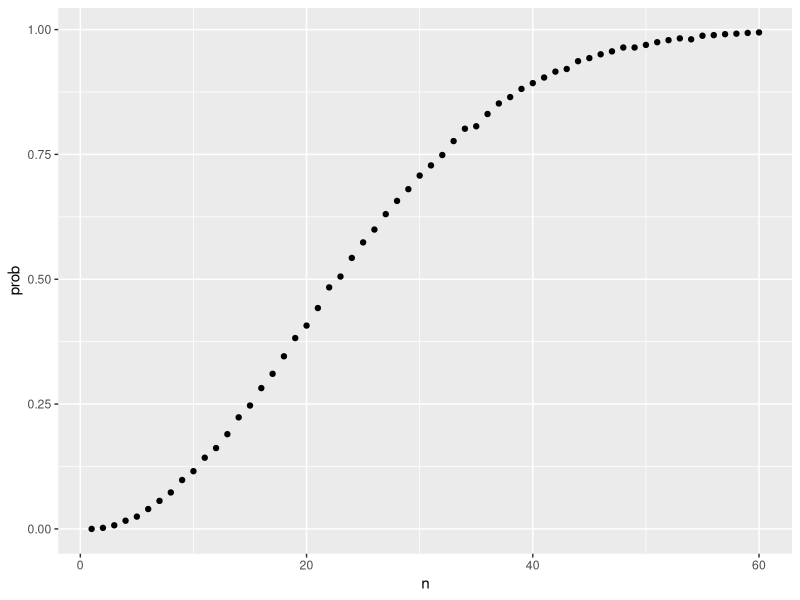

R code for this plot:
# checking for duplicated birthdays in one 50 person group
library(tidyverse)

n <- 50
bdays <- sample(1:365, n, replace = TRUE)    # generate n random birthdays
any(duplicated(bdays))    # check if any birthdays are duplicated
#[1] TRUE <- however, it depend on the chance

# Monte Carlo simulation with B=10000 replicates
B <- 10000
results <- replicate(B, {    # returns vector of B logical values
  bdays <- sample(1:365, n, replace = TRUE)
  any(duplicated(bdays))
})
mean(results)    # calculates proportion of groups with duplicated birthdays
#[1] 0.9714 <- this is the chance


#What about 25 people in the group
n <- 25
B <- 10000
results <- replicate(B, {    # returns vector of B logical values
  bdays <- sample(1:365, n, replace = TRUE)
  any(duplicated(bdays))
})
mean(results)
#[1] 0.5773

#Try to find a number of members for a group which gives half probability in duplicated birthday. 
#What about 22 people in the group
n <- 22
B <- 10000
results <- replicate(B, {    # returns vector of B logical values
  bdays <- sample(1:365, n, replace = TRUE)
  any(duplicated(bdays))
})
mean(results)
#[1] 0.4707


#In order to find probability of each n (1:60)

#Defining birthday function

birthday_prob <- function(x,B) {
  n <- x
  b <- B
  prob <- replicate(b, {
    bdays <- sample(1:365, n, replace = TRUE)
    any(duplicated(bdays))
  })
  y <- mean(prob)
  print(y)
}
birthday_prob(22,1000)
# [1] 0.483

#Using the function 'aspply' to safe the results(the probability) 
birthday_prob_2 <- function(x) {
  n <- x
  b <- 10000
  prob <- replicate(b, {
    bdays <- sample(1:365, n, replace = TRUE)
    any(duplicated(bdays))
  })
  y <- mean(prob)
  print(y)
}

n <- seq(1,60)
prob <- sapply(n, birthday_prob_2)
qplot(n, prob)
